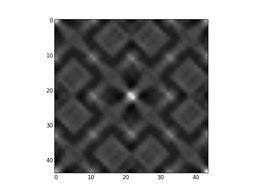
#> input picture punto_2/SoportePunto2/Copia de altas.png, 256 x 192 px, shrunk from 800 x 600 before the run
$ python filtro.py 'SoportePunto2/Copia de altas.png' 'SoportePunto2/Copia de bajas.png'
#> lines starting #> are read from the running program, lines starting #| are printed output that depends on the picture
import numpy as np
import matplotlib.pyplot as plt
import sys

#Info input by user en forma de lista
#[0] nombre del .py - [1] nombre imagen - [2] ancho de gausiana
inn = sys.argv
name = inn[1]
des = inn[2]

# covertir imagen del input a un array
arr = plt.imread(name)
#> arr is the input picture: shape (192, 256, 4) float32; mean R, G, B, A 0.621, 0.621, 0.621, 1

#Dimensiones imagen
(YY, XX, capas) = np.shape(arr)
#> YY = 192; XX = 256; capas = 4

#Transformar imagen a grayscale
#Param: array de imagen para convertir a grayscale
#Return: array de imagen en grayscale
def rgb2gray(rgb):
    return np.dot(rgb[...,:3], [0.299, 0.587, 0.114])

#array de imagen en grayscale
arrg = rgb2gray(arr)

#Rango del filtro
fl = 1

#Calcula el centro de la imagen
#Param: dimensiones de la imagen Y,X
#Return: lista con los centros (cy,cx)
def cen(Y,X):
#> called with Y = 192, X = 256
    sol = list()
    cx = 0.0
    cy = 0.0
    if(Y%2 != 0):
        cy = int((Y/2.0) + 1)
    if(Y%2 == 0):
        cy = int((Y/2.0))
#> cy = 96
    if(X%2 != 0):
        cx = int((X/2.0) + 1)
    if(X%2 == 0):
        cx = int((X/2.0))
#> cx = 128
    sol.append(float(cy))
    sol.append(float(cx))
    return sol

#Calcular centro de imagen
cc = cen(YY,XX)
#> cc = [96, 128]

#Funcion que define gausiana del suavizado
#Param:coordenada x, y y el ancho, centrada en (cx,cy)
#Return:punto de gausiana resultante
def gauss(x,y,anc,cx,cy):
    c = anc
    #normalizacion
    a = 1/float(c*c*2*np.pi)

    ux = (x-cx)*(x-cx)
    uy = (y-cy)*(y-cy)

    ff = ux/float(2*c*c)
    gg = uy/float(2*c*c)

    ee = np.exp(-(ff+gg))
    sol = a*ee
    return sol

#Array donde se guardara gausiana
ga = np.zeros((YY,XX))

#Generar gausiana en base a imagen
for h in range(YY):
    for j in range(XX):
        ga[h][j] = gauss(j,h,fl,cc[1],cc[0])
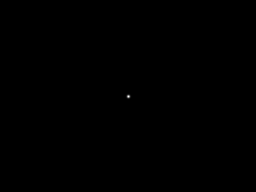
#> ga: shape (192, 256) float64; min 0, max 0.159, mean 2.03e-05; drawn with min black and max white

#Fourier para gausiana 2d
#Param: gausiana a transformar, dimensiones Y y X de esta
#Return: transformada de Fourier para gausiana
# [80 lines left out: functions fouG, trans, not called in this run]

#Fourier 2d de imagen
#Param: array de imagen grayscale a transformar, dimensiones Y y X de esta
#Return: transformada de fourier de imagen
def fou(arr,Y,X):
    #Array donde se guardara info de color de pixeles fourierizados
#> called with Y = 192, X = 256
    sol = np.zeros((Y,X), dtype = complex)
    # num of samples
    for n in range(Y):
        for o in range(X):
            #Suma
            sV = 0.0
            #Sumatorias
            for k in range(Y):
                for p in range(X):
                    #Se extrae pixel
                    V = arr[k][p]

                    wy = (float(n*k)/float(Y))
                    wx = (float(o*p)/float(X))
                    ee = np.exp(-1j*2.0*np.pi*(wy+wx))
                    #aplicacion formula a suma
                    sV += ee*V

            sol[n][o] = sV
    return sol

#Deja pasar altas
# [45 lines left out: functions highS, lowS, ifouG, not called in this run]

#Aplicar transformada de Fourier a imagen
#> (the run stopped early here; a loop or call above may not have finished)
